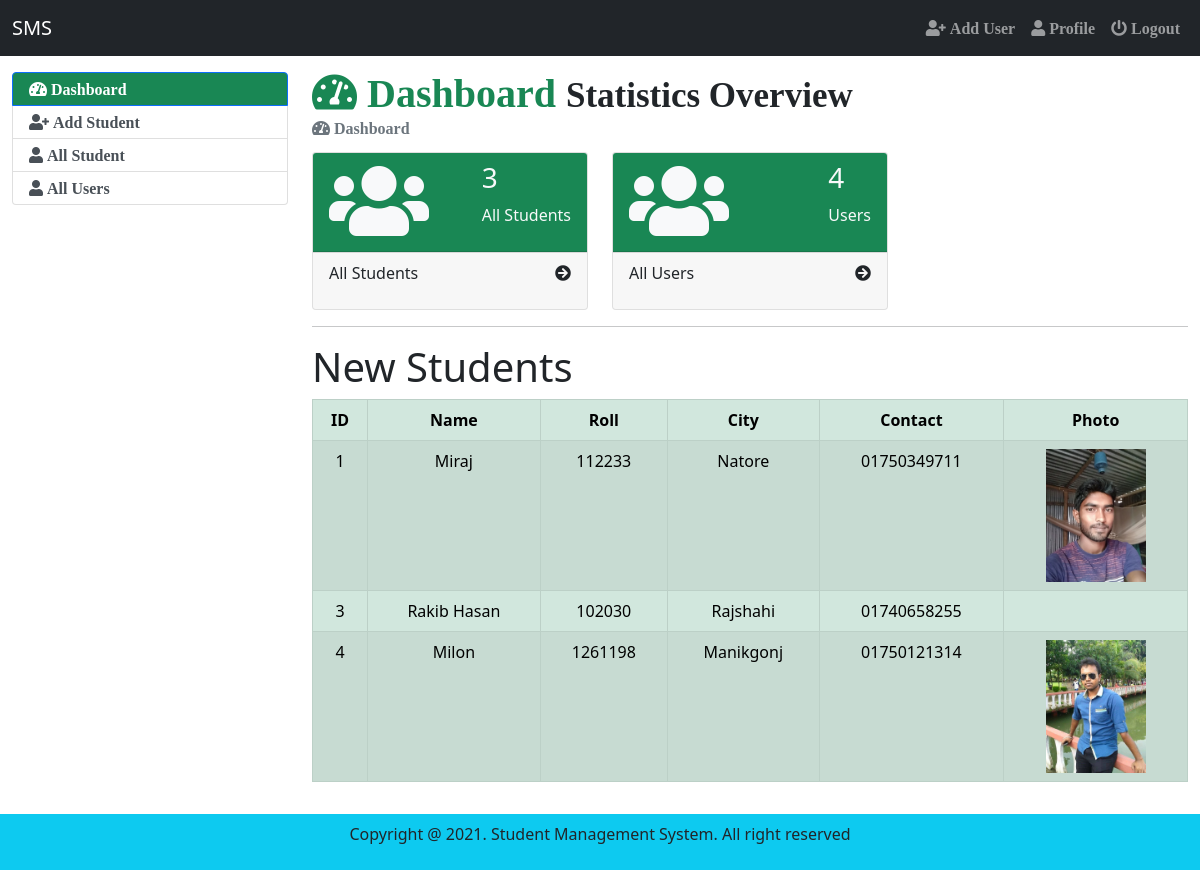
Screenshot of /admin/index.php (signed in) with the database file from the repository.
### tables this page shows
CREATE TABLE `student_info` (
  `id` int(5) NOT NULL,
  `name` varchar(50) NOT NULL,
  `roll` int(10) NOT NULL,
  `class` varchar(6) NOT NULL,
  `city` varchar(50) NOT NULL,
  `pcontact` varchar(11) NOT NULL,
  `photo` varchar(50) NOT NULL,
  `datetime` timestamp NOT NULL DEFAULT current_timestamp()
);

### admin/dashboard.php (the view)
<h1 class="text-success fas fa-tachometer-alt"> Dashboard <small class="text-dark">Statistics Overview</small></h1>
 <ol class="breadcrumb">
<li class="breadcrumb-item active fas fa-tachometer-alt" aria-current="page"> Dashboard</li>
 </ol>
<?php
$count_query = $conn->query("SELECT * FROM student_info");
$total_student = $count_query->num_rows;
$count_query = $conn->query("SELECT * FROM users");
$total_users = $count_query->num_rows;
?>
                    <div class="row">
                        <div class="col-sm-4">
                                <div class="card">
                                    <div class="card-header bg-success">
                                        <div class="d-flex w-100 justify-content-between">
                                        <i class="fas fa-users fa-5x text-light"></i>
                                        <div class="">
                                        <h3 class="text-light"><?= $total_student?> </h3>
                                        <p class="text-light">All Students</p>
                                        </div>
                                        </div>
                                    </div>
                                    <div class="card-footer">
                                        <div class="d-flex w-100 justify-content-between">
                                        <p> <a href="index.php?page=all-student" class=" text-decoration-none text-dark"> All Students </a></p>
                                        <p><a href="#" class=" text-decoration-none text-dark"><i class="fas fa-arrow-circle-right"></i></a></p>
                                        </div>
                                    </div>
                                </div>
                        </div>
                        <div class="col-sm-4">
                                <div class="card">
                                    <div class="card-header bg-success">
                                        <div class="d-flex w-100 justify-content-between">
                                        <i class="fas fa-users fa-5x text-light"></i>
                                        <div class="">
                                        <h3 class="text-light"><?= $total_users?> </h3>
                                        <p class="text-light"> Users</p>
                                        </div>
                                        </div>
                                    </div>
                                    <div class="card-footer">
                                        <div class="d-flex w-100 justify-content-between">
                                        <p> <a href="index.php?page=all-users" class=" text-decoration-none text-dark"> All Users </a></p>
                                        <p><a href="#" class=" text-decoration-none text-dark"><i class="fas fa-arrow-circle-right"></i></a></p>
                                        </div>
                                    </div>
                                </div>
                        </div>
                    </div>
                    <hr>
                    <h1>New Students</h1>
                    <div class="table-responsive text-center">
                    <table id="data" class="table table-success table-striped table-hover table-bordered">
                        <thead>
                            <tr>
                                <th>ID</th>
                                <th>Name</th>
                                <th>Roll</th>
                                <th>City</th>
                                <th>Contact</th>
                                <th>Photo</th>
                            </tr>
                        </thead>
                        <tbody>
                            <?php
                                $show = "SELECT * From student_info";
                                $res = $conn->query($show);
                                while($row = $res->fetch_assoc()){?>
                            <tr>
                                <td><?php echo $row['id'] ?></td>
                                <td><?php echo ucwords($row['name']) ?></td>
                                <td><?php echo $row['roll'] ?></td>
                                <td><?php echo ucwords($row['city']) ?></td>
                                <td><?php echo $row['pcontact'] ?></td>
                                <td><img src="student_images/<?php echo $row['photo']; ?>" style="width:100px" alt=""></td>
                            </tr>
                            <?php
                                }
                            ?>
                        </tbody>
                    </table>
                    </div>

### rows the page displays
student_info: id "1", name "Miraj", roll "112233", city "Natore", pcontact "01750349711", photo (picture)
student_info: id "3", name "Rakib Hasan", roll "102030", city "Rajshahi", pcontact "01740658255"
student_info: id "4", name "Milon", roll "1261198", city "Manikgonj", pcontact "01750121314", photo (picture)

### other values shown
$total_student "3"
$total_users "4"
